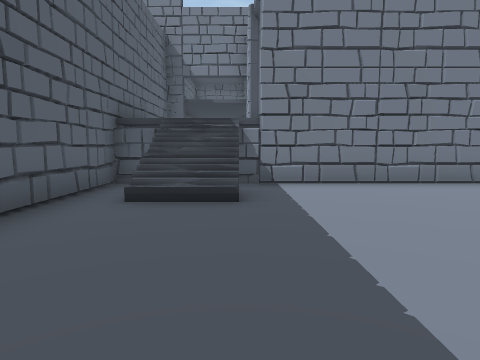
[1] (above)

24 first-person views from a walk through a 3-D level made in the Unity game engine. The camera is 1.5 m above the floor, tilts 6° down and sees 75° across. The floor is counted in squares, 2 m on a side. Each view is taken from the middle of a square. On the plan, view 1 faces up. The plan holds only what a view shows up to about 10 squares ahead; the rest is blank. The place goes on beyond the plan. The player is left out.

[2]
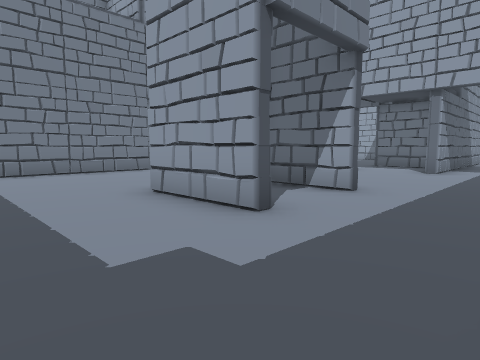

[3]
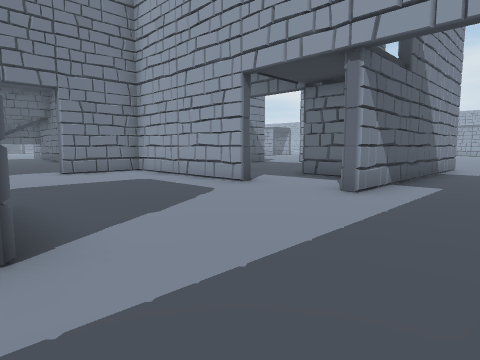

[4]
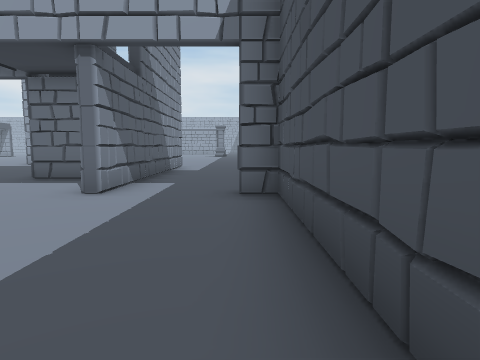

[5]
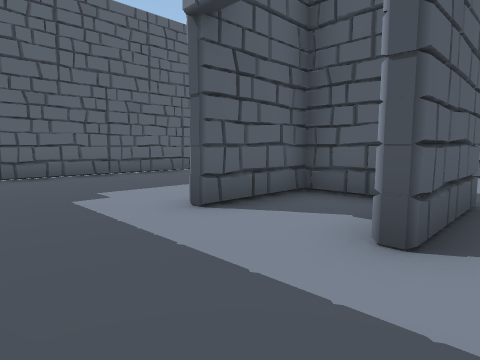

[6]
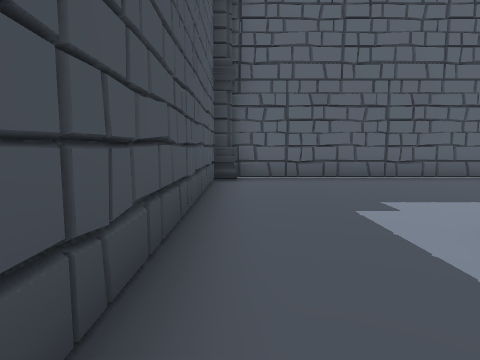

[7]
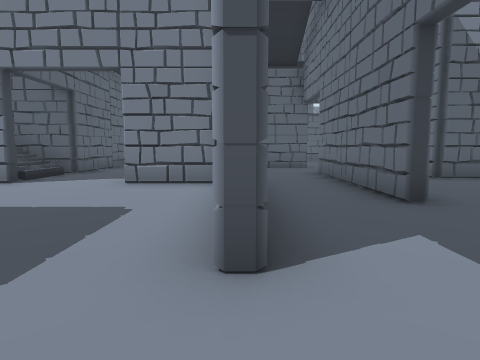

[8]
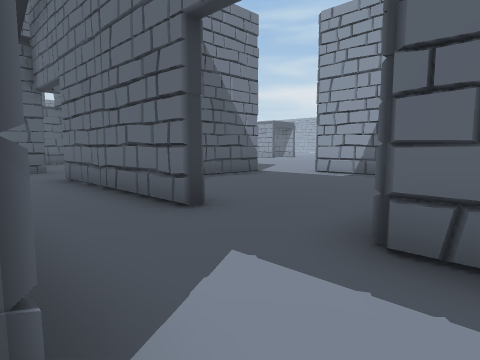

[9]
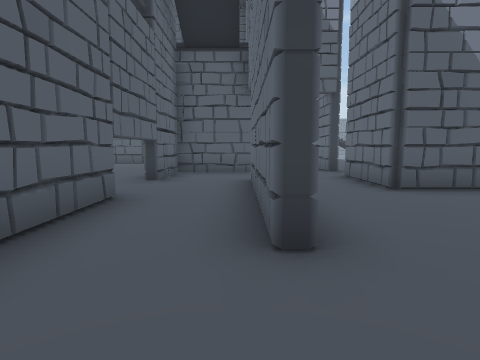

[10]
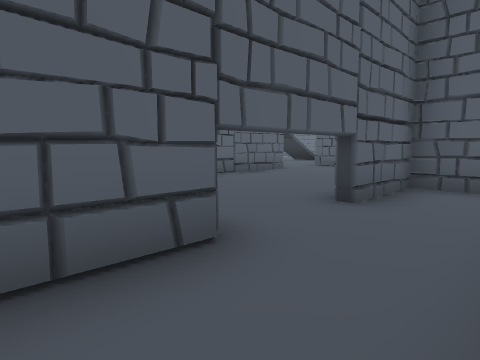

[11]
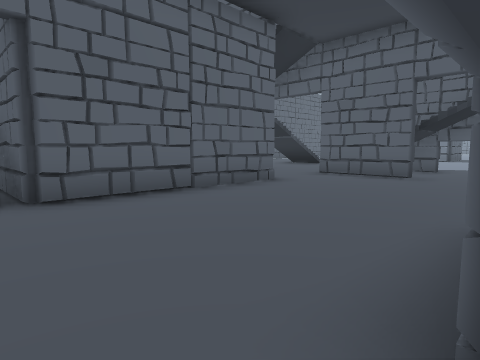

[12]
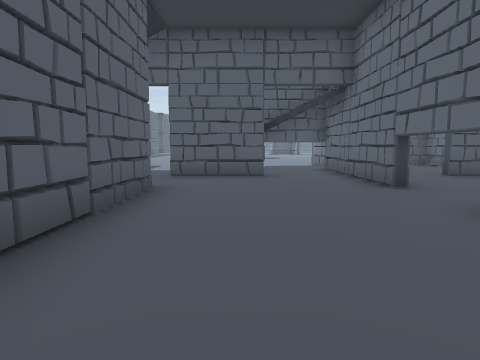

[13]
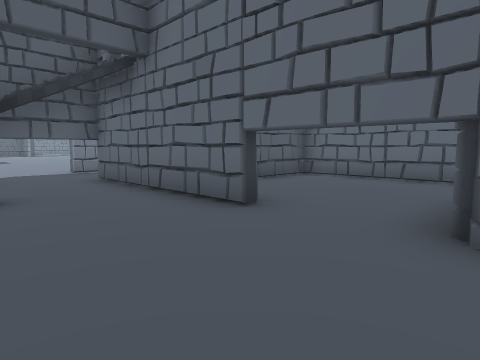

[14]
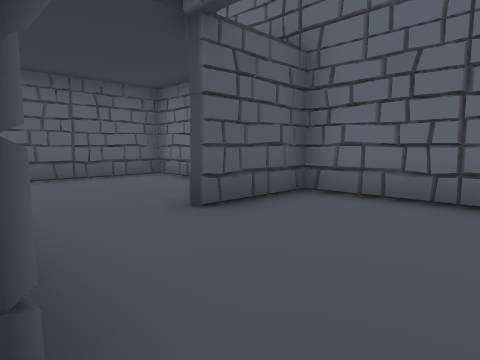

[15]
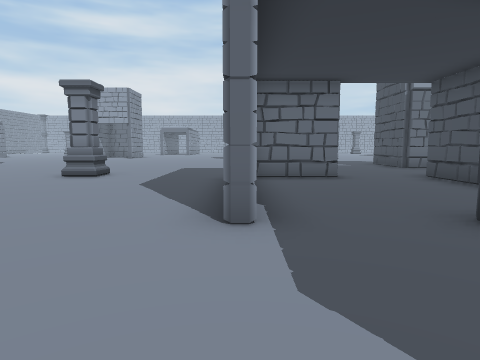

[16]
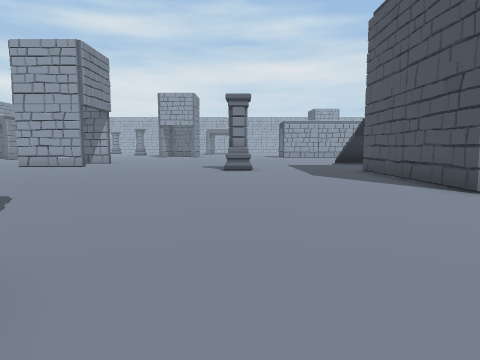

[17]
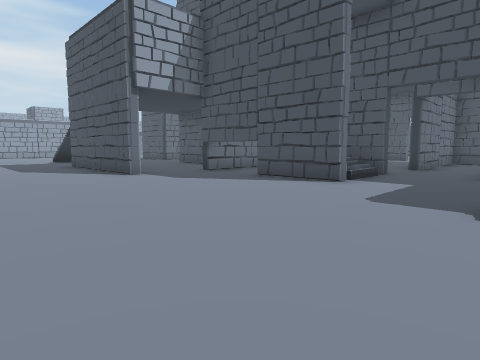

[18]
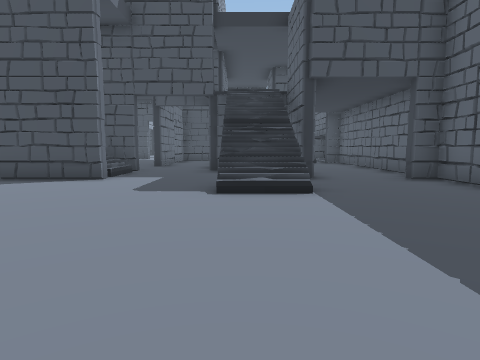

[19]
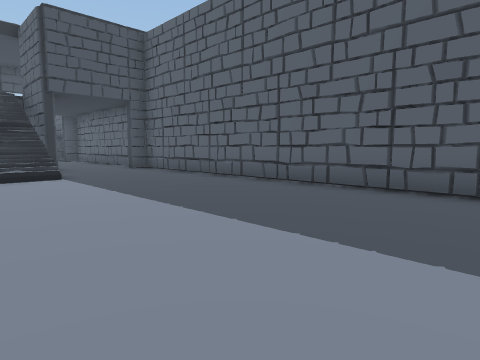

[20]
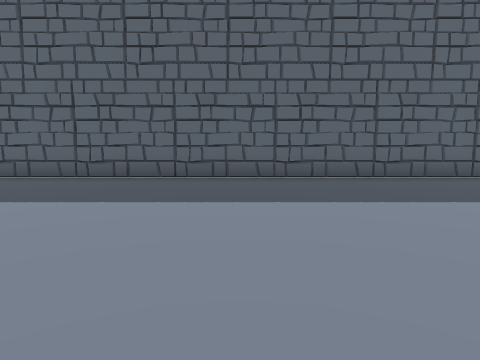

[21]
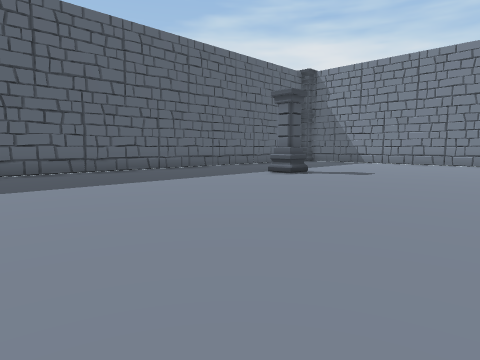

[22]
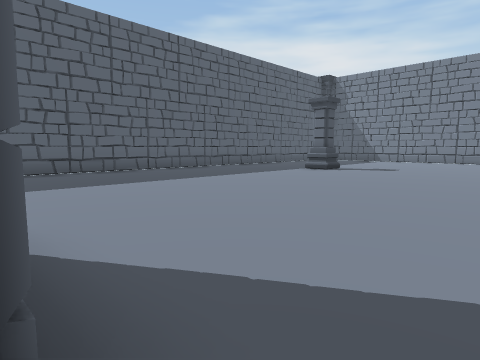

[23]
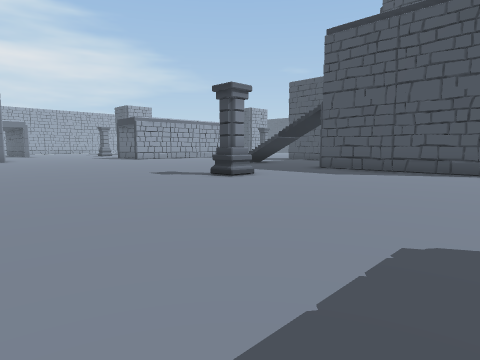

[24]
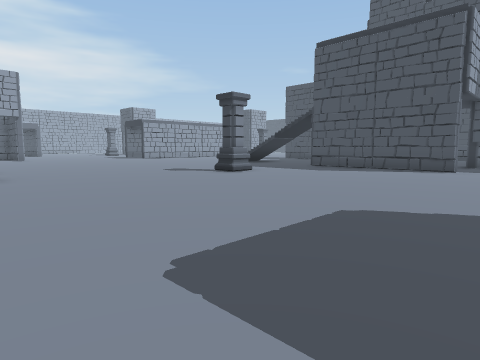

### Floor plan
Key: @ floor where view 1 was taken; # wall or solid block; . floor; / step, stairs or slope; = window, fence, low wall or low ledge; v drop or lower ground; C column.
Columns run from 3 left of view 1 to 20 right of it. Each row starts with its distance up from view 1.
 41       ....
 40      .....
 39     C.....
 38    .......
 37 # ........
 36 #.........
 35 #..........
 34 #..........
 33 #..........
 32 #............... ..
 31 #...................
 30 #.......................
 29 #......  #..............
 28 #......    .............
 27 #......   .............
 26 #......  .............
 25 #.................C..
 24 #....................
 23 #....................
 22 #....................
 21 #...=........######
 20 #...##............#
 19 ##.......##.......#
 18 #...# ..//#..#.......
 17 #...  ..//#..#.......
 16 #..   #..##..#..###..
 15        ......#....#
 14        ......#....#
 13        .#.........#
 12         #.....##..#
 11         #....##....
 10         #....#....#
  9  # ##  ##....#..#.#
  8 ##      =.......#.###
  7 ##  #####..###..#.....
  6 #.vv.........#..#.....#
  5 #.vv.........#..#.....#
  4 #............#........#
  3 #............#......
  2 #.....###....#..#
  1 #.....#.#.......#
  0 #..@..#.#.....#######
 -1 #............##......
 -2 #..................
 -3 #C...........#.....
 -4 ##############

Positions as (right, up) in squares from view 1, and headings:
1: (0, 0), facing up
2: (0, -3), facing up-right
3: (5, -3), facing up-right
4: (5, -3), facing right
5: (6, -3), facing up-left
6: (5, -3), facing left
7: (10, 0), facing up
8: (10, 1), facing up-right
9: (12, 2), facing up
10: (12, 5), facing up-left
11: (10, 8), facing up-left
12: (7, 8), facing up
13: (7, 11), facing up-right
14: (10, 13), facing up-right
15: (7, 21), facing right
16: (5, 25), facing right
17: (2, 25), facing down-right
18: (2, 26), facing down
19: (3, 29), facing down-left
20: (5, 31), facing left
21: (7, 31), facing up-left
22: (7, 29), facing up-left
23: (9, 31), facing down-right
24: (8, 32), facing down-right
